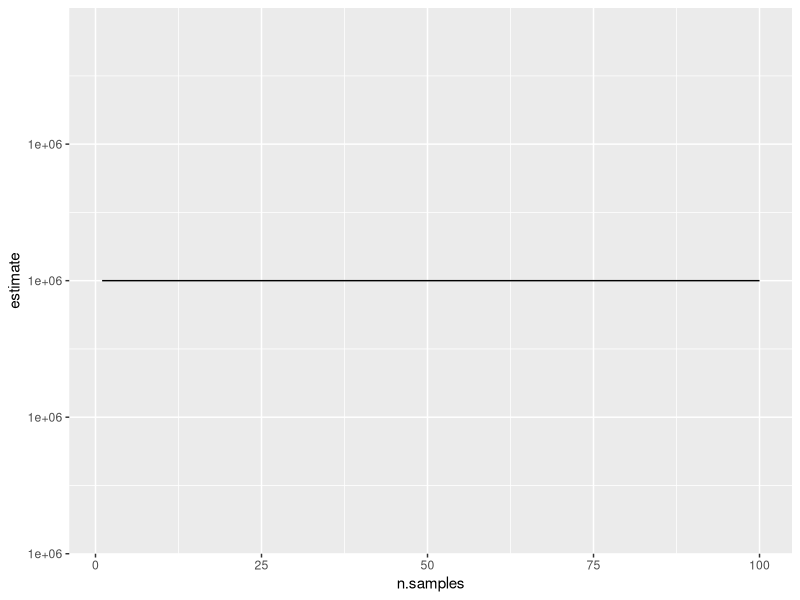
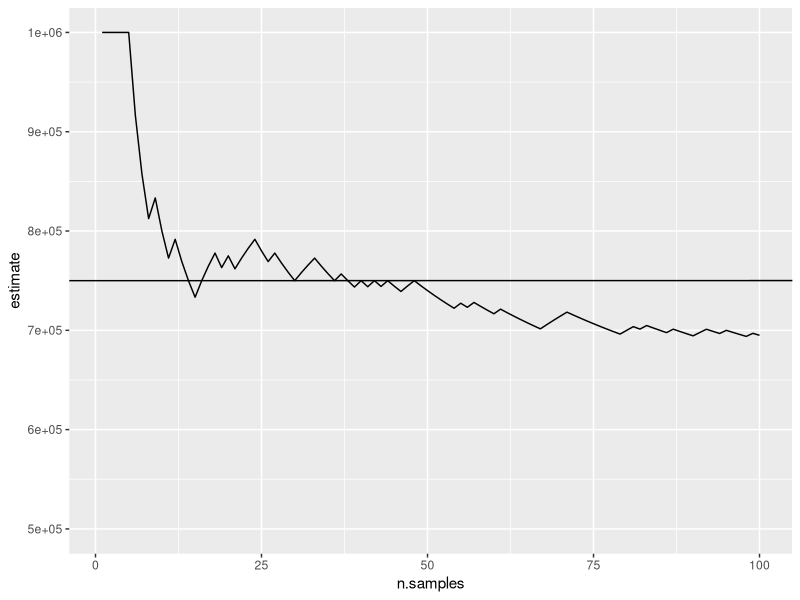
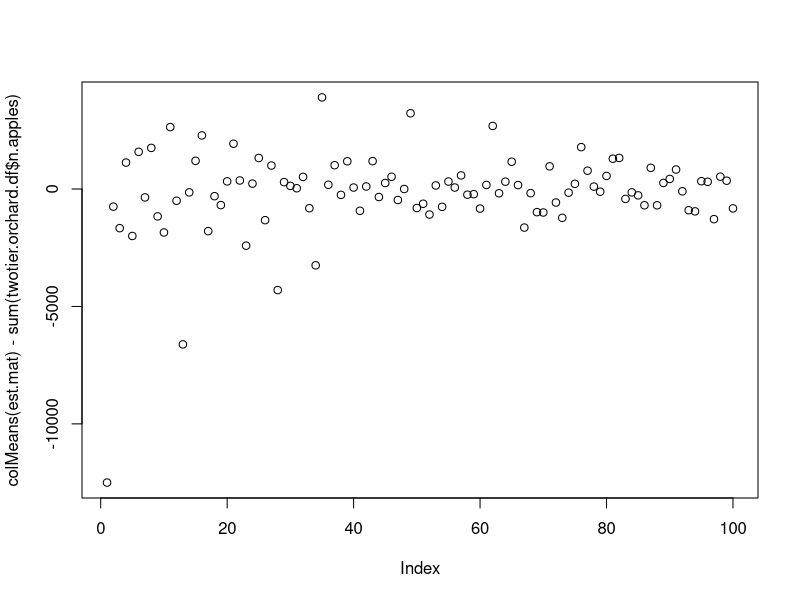
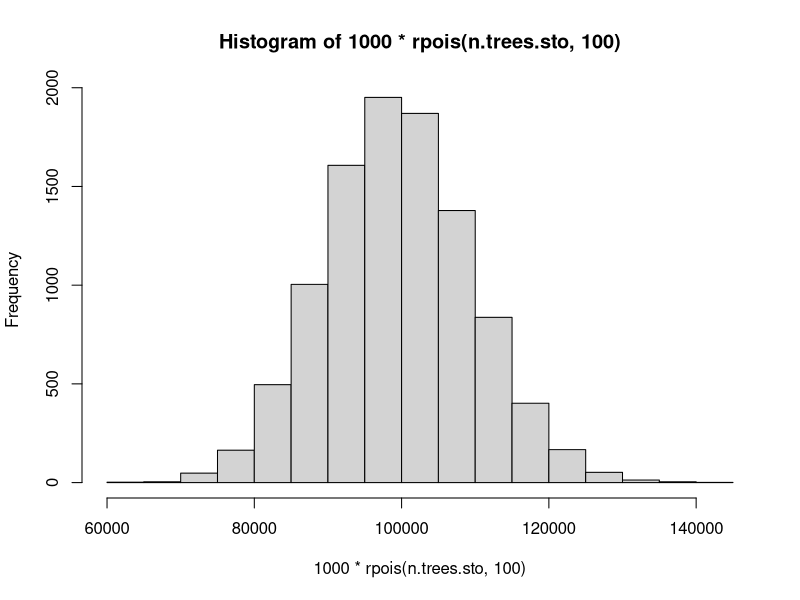
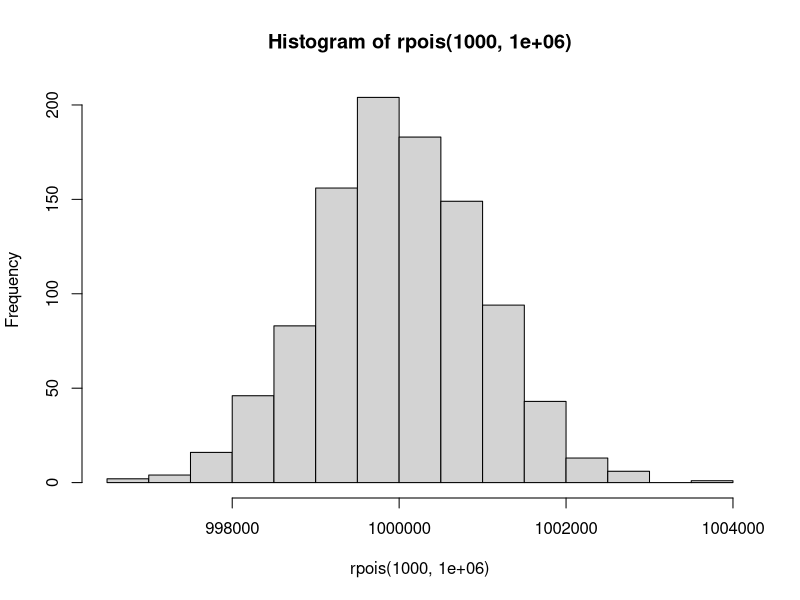
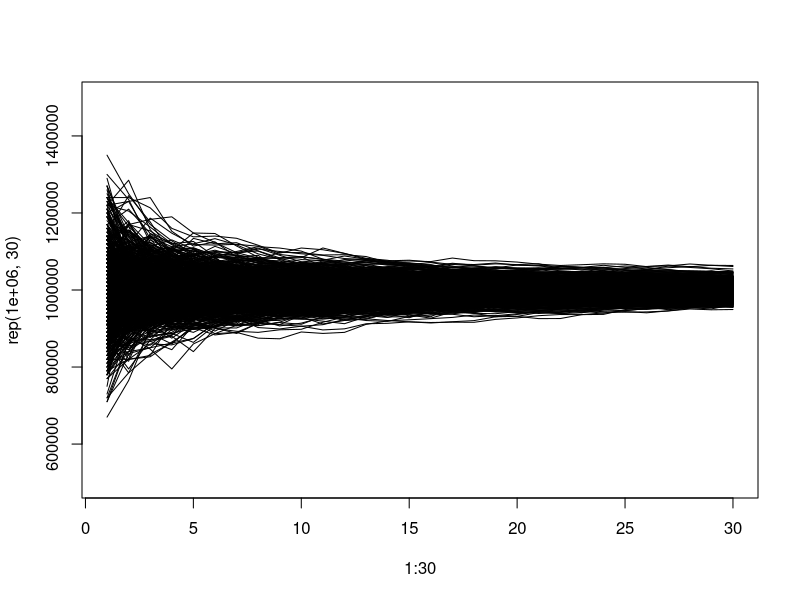

R code for these plots, in order: (Note: a time limit stopped this script after it produced the figures.)
## ---- chunk 1
library(ggplot2)
## ---- chunk 2
nx <- 100
ny <- 100
n.trees.uni <- nx * ny
n.apples.per.tree.uni <- 100
n.apples.uni <- n.trees.uni * n.apples.per.tree.uni
## ---- chunk 3
uniform.orchard.df <- data.frame(tree.number=1:n.trees.uni, n.apples=n.apples.per.tree.uni)
## ---- chunk 4
sampling.df <- data.frame(n.samples=1:100,estimate=NA)
for(i in 1:nrow(sampling.df)){
  sampling.df[i,"estimate"] <- mean(uniform.orchard.df[sample(seq(0, n.trees.uni), sampling.df[i,"n.samples"],replace=FALSE), "n.apples"]) * n.trees.uni
}
g <- ggplot(sampling.df, aes(x=n.samples, y=estimate)) +
  geom_line()
g
## ---- chunk 5
nx <- 100
ny <- 100
prop.bad <- 0.5
n.trees <- nx * ny
n.apples.per.good.tree <- 100
n.apples.per.bad.tree <- 50
n.apples <- (n.trees*(1-prop.bad) * n.apples.per.good.tree) + (n.trees*prop.bad * n.apples.per.bad.tree)
## ---- chunk 6
twotier.orchard.df <- data.frame(tree.number=1:n.trees, n.apples=rep(c(n.apples.per.good.tree, n.apples.per.bad.tree), n.trees/2))
## ---- chunk 7
tree.numbers <- sample(seq(n.trees), 100)
sampling.df <- data.frame(n.samples=1:100,estimate=NA)
for(i in 1:100){
  sampling.df[i, "estimate"] <- mean(twotier.orchard.df[tree.numbers[1:i], "n.apples"]) * n.trees
}
g <- ggplot(sampling.df, aes(x=n.samples, y=estimate)) +
  geom_line() + ylim(5E05, 1E06) + geom_abline(intercept=sum(twotier.orchard.df$n.apples))
g
## ---- chunk 8

## plot a large number of realisations of obtaining 100 samples
n.sim <- 1000
n.samp <- 100
est.mat <- matrix(NA, nrow = n.sim, ncol = n.samp)
dimnames(est.mat) <- list(sim = seq(n.sim), n.samp = seq(n.samp))
for(i in seq(n.sim)){
  for(j in seq(n.samp)){
    sample.trees <- sample(seq(n.trees), j)
    est.mat[i, j] <- mean(twotier.orchard.df[sample.trees, "n.apples"]) * n.trees
  }
}
est.df <- as.data.frame.table(est.mat, responseName = "est", stringsAsFactors = FALSE)
# plot(est ~ n.samp, data = est.df)
colMeans(est.mat)
colMeans(est.mat > sum(twotier.orchard.df$n.apples))
colMeans(est.mat == sum(twotier.orchard.df$n.apples))

plot(colMeans(est.mat) - sum(twotier.orchard.df$n.apples))

## ---- chunk 9
nx <- 100
ny <- 100
n.trees.sto <- nx * ny
n.apples.sto <- sum(rpois(n.trees.sto, 100))
## ---- chunk 10
hist(1000*rpois(n.trees.sto, 100))
## ---- chunk 11
hist(rpois(1000, 1E06))
## ---- chunk 12
n.trees.sto <- 10000

n.sims <- 1000

sto.df <- do.call(
  rbind,
  lapply(1:n.sims, 
         function(s){data.frame(sim.number=s, tree.number=1:n.trees.sto, n.apples=rpois(n.trees.sto, 100))}
  )
  
)


summary(sto.df)
## ---- chunk 13
stochastic.list <- list()

## plot a large number of realisations of obtaining 30 samples
n.sims <- 1000

plot(1:30, rep(1E06,30), type='n', ylim=c(5E05,1.5E06))
for(n in 1:n.sims){
  
  tree.numbers <- sample(seq(0, n.trees), 30)
  sampling.df <- data.frame(n.samples=1:30,estimate=NA)
  for(i in 1:30){
    sampling.df[i, "estimate"] <- mean(sto.df[tree.numbers[1:i], "n.apples"]) * n.trees.sto
  }
  lines(1:30, sampling.df$estimate)
  stochastic.list[[n]] <- sampling.df
}
abline(a=sum(sto.df$n.apples), b=0, lty=1)

## 
## what is the probability of estimating the true number of apples with more than 10% error?
for(i in 1:10){
  tt <- table(do.call(rbind, lapply(1:n.sims, function(ns){abs(stochastic.list[[ns]][i,"estimate"] - sum(sto.df[sto.df$sim.number==ns,"n.apples"])) > 0.10*sum(sto.df[sto.df$sim.number==ns,"n.apples"])})))
  print(paste0("n=", i, " p(estimate off by more than 10%)=", tt[2]/sum(tt)))
}

## ---- chunk 14
n.sims <- 10000

## use a loop
loop.list <-list()
start_time <- Sys.time()
for(n in 1:n.sims){
  loop.list[[n]] <- data.frame(sim.num=n, rpois(10000, 10))
}
end_time <- Sys.time()

print(paste0("simulating 10000 times 10000 poisson observations in a loop took ", end_time - start_time, " seconds"))


## use lapply
start_time <- Sys.time()
lapply.list <-lapply(1:n.sims, function(n){data.frame(sim.num=n, rpois(10000, 10))})
end_time <- Sys.time()

print(paste0("simulating 10000 times 10000 poisson observations using lapply took ", end_time - start_time, " seconds"))
